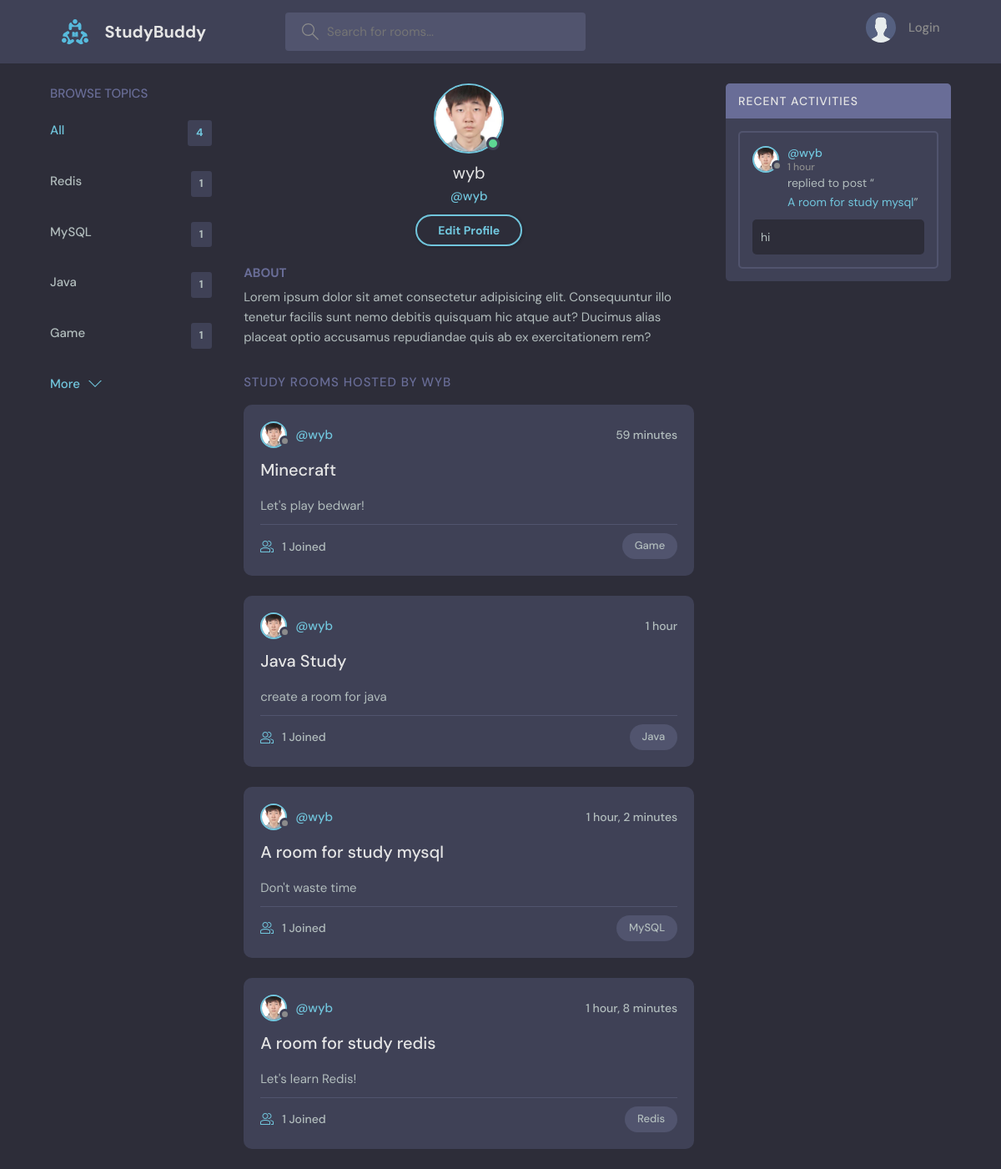
Screenshot of /user/profile/1/ with the database file from the repository.
### base/models.py (models this page shows)
class Topic(models.Model):
    name = models.CharField(max_length=200)
    def __str__(self):
        return self.name

class User(AbstractUser):
    name = models.CharField(max_length=200, null=True)
    email = models.EmailField(unique=True, null=True)
    bio = models.TextField(null=True)
    avatar = models.ImageField(null=True, default="avatar.svg")
    USERNAME_FIELD = 'email'
    REQUIRED_FIELDS = []

class Room(models.Model):
    host = models.ForeignKey(User, on_delete=models.SET_NULL, null=True)
    topic = models.ForeignKey(Topic, on_delete=models.SET_NULL, null=True)
    name = models.CharField(max_length=20)
    description = models.TextField(null=True, blank=True)
    participants = models.ManyToManyField(User, related_name="participants", blank=True)
    updated = models.DateTimeField(auto_now=True)
    created = models.DateTimeField(auto_now_add=True)
    class Meta:
        ordering = ['-updated','-created']
    def __str__(self):
        return self.name

class Message(models.Model):
    user = models.ForeignKey(User, on_delete=models.CASCADE)
    room = models.ForeignKey(Room, on_delete=models.CASCADE)
    body = models.TextField()
    updated = models.DateTimeField(auto_now=True)
    created = models.DateTimeField(auto_now_add=True)
    class Meta:
        ordering = ['-updated','-created']
    def __str__(self):
        return self.body[:50]

### base/views.py (the view)
# urls.py: path('user/profile/<str:pk>/', views.userProfile, name="user-profile"),
def userProfile(req, pk):
    user = User.objects.get(id=pk)
    rooms = user.room_set.all()
    num = rooms.count()
    room_messages = user.message_set.all()
    topics = Topic.objects.all()
    context_table = {
        "user": user,
        "rooms": rooms,
        "room_messages": room_messages,
        "topics": topics,
        "num": num,
        "req":req
    }
    return render(req, "base/profile.html", context_table)

### base/templates/base/profile.html
{% extends 'main.html' %}
{% block content %}
  <main class="profile-page layout layout--3">
    <div class="container">
      {% include 'base/topics_component.html' %}
      <div class="roomList">
        <div class="profile">
          <div class="profile__avatar">
            <div class="avatar avatar--large active">
              <img src="{{user.avatar.url}}" />
            </div>
          </div>
          <div class="profile__info">
            <h3>{{user.username}}</h3>
            <p>@{{user.username}}</p>
            <a href="{% url 'update-user' %}" class="btn btn--main btn--pill">Edit Profile</a>
          </div>
          <div class="profile__about">
            <h3>About</h3>
            <p>
              Lorem ipsum dolor sit amet consectetur adipisicing elit. Consequuntur illo tenetur
              facilis sunt nemo debitis quisquam hic atque aut? Ducimus alias placeat optio
              accusamus repudiandae quis ab ex exercitationem rem?
            </p>
          </div>
        </div>
        <div class="roomList__header">
          <div>
            <h2>Study Rooms Hosted by {{user.username}}</a>
            </h2>
          </div>
        </div>
        {% include 'base/feed_component.html' %}
      </div>
      {% include 'base/activity_component.html' %}
    </div>
  </main>
{% endblock content %}

### templates/main.html (shortened to what this page needs)
<!DOCTYPE html>
{% load static %}
<html lang="en">
<head>
    <link rel="stylesheet" href="{% static 'styles/style.css' %}" />
    </head>
<body>
    <header class="header header--loggedIn">
    {% include 'navigation.html' %}
    </header>
    {% block content %}
    {% endblock %}
</body>
</html>

### templates/navigation.html (shortened to what this page needs)
{% load static %}
<div class="container">
    <a href="{% url 'home' %}" class="header__logo">
      <img src="{% static 'images/logo.svg' %}" />
      <h1>StudyBuddy</h1>
    </a>
    <form class="header__search" method="GET" action="{% url 'home' %}">
      <label>
        <input placeholder="Search for rooms..." type="text" name="q"/>
      </label>
    </form>
    <nav class="header__menu">
      {% if not req.user.is_authenticated %}
        <a href="{% url 'login' %}">
            <img src="{% static 'images/avatar.svg' %}" />
            <p>Login</p>
        </a>
      {% endif %}
    </nav>
  </div>

### base/templates/base/topics_component.html (shortened to what this page needs)
<div class="topics">
    <div class="topics__header">
      <h2>Browse Topics</h2>
    </div>
    <ul class="topics__list">
      <li>
        <a href="{% url 'home' %}" class="active">All <span>{{num}}</span></a>
      </li>
      {% for topic in topics %}
      <li>
        <a href="{% url 'home' %}?q={{topic.name}}">{{topic.name}} <span>{{topic.room_set.all.count}}</span></a>
      </li>
      {% endfor %}
    </ul>
    <a class="btn btn--link" href="{% url 'topics' %}">
      More
      <svg version="1.1" xmlns="http://www.w3.org/2000/svg" width="32" height="32" viewBox="0 0 32 32">
        <title>chevron-down</title>
        <path d="M16 21l-13-13h-3l16 16 16-16h-3l-13 13z"></path>
      </svg>
    </a>
  </div>

### base/templates/base/feed_component.html (shortened to what this page needs)
{% for room in rooms %}
<div class="roomListRoom">
    <div class="roomListRoom__header">
      <a href="{% url 'user-profile' user.id %}" class="roomListRoom__author">
        <div class="avatar avatar--small">
          <img src="{{room.host.avatar.url}}" />
        </div>
        <span>@{{room.host.username}}</span>
      </a>
      <div class="roomListRoom__actions">
        <span>{{room.created|timesince}}</span>
      </div>
    </div>
    <div class="roomListRoom__content">
      <a href="{% url 'room' room.id %}">{{room.name}}</a>
      <p>
        {{room.description}}
      </p>
    </div>
    <div class="roomListRoom__meta">
      <a href="{% url 'room' room.id %}" class="roomListRoom__joined">
        {{room.participants.all.count}} Joined
      </a>
      <p class="roomListRoom__topic">{{room.topic}}</p>
    </div>
  </div>
  {% endfor %}

### base/templates/base/activity_component.html (shortened to what this page needs)
<div class="activities">
    <div class="activities__header">
      <h2>Recent Activities</h2>
    </div>
    {% for room_message in room_messages %}
    <div class="activities__box">
      <div class="activities__boxHeader roomListRoom__header">
        <a href="{% url 'user-profile' room_message.user.id %}" class="roomListRoom__author">
          <div class="avatar avatar--small">
            <img src="{{room_message.user.avatar.url}}" />
          </div>
          <p>
            @{{room_message.user.username}}
            <span>{{room_message.updated|timesince}}</span>
          </p>
        </a>
      </div>
      <div class="activities__boxContent">
        <p>replied to post “<a href="{% url 'room' room_message.room.id %}">{{room_message.room}}</a>”</p>
        <div class="activities__boxRoomContent">
            {{room_message}}
        </div>
      </div>
    </div>
    {% endfor %}
  </div>

### rows the page displays
Topic: name "Redis", room_set.all.count "1"
Topic: name "MySQL", room_set.all.count "1"
Topic: name "Java", room_set.all.count "1"
Topic: name "Game", room_set.all.count "1"
User: avatar (picture), username "wyb", username "WYB"
Room: host.avatar (picture), host.username "wyb", created "59 minutes", name "Minecraft", description "Let's play bedwar!", participants.all.count "1", topic "Game"
Room: host.avatar (picture), host.username "wyb", created "1 hour", name "Java Study", description "create a room for java", participants.all.count "1", topic "Java"
Room: host.avatar (picture), host.username "wyb", created "1 hour, 2 minutes", name "A room for study mysql", description "Don't waste time", participants.all.count "1", topic "MySQL"
Room: host.avatar (picture), host.username "wyb", created "1 hour, 8 minutes", name "A room for study redis", description "Let's learn Redis!", participants.all.count "1", topic "Redis"
Message: user.avatar (picture), user.username "wyb", updated "1 hour", room "A room for study mysql", body "hi"

### other values shown
{{ num }} "4"
